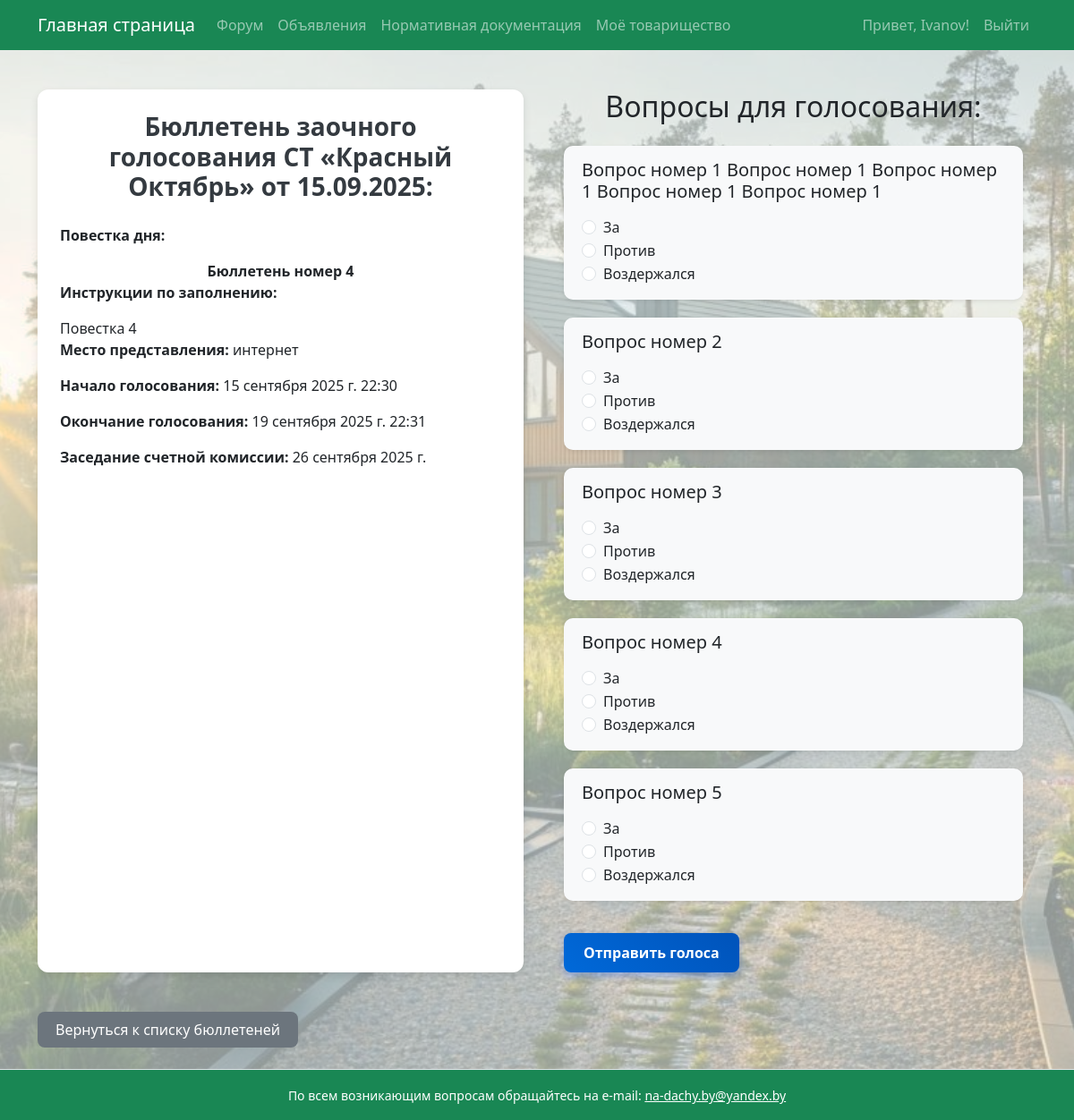
Page /ballot/7/ (signed in) on the committed database.
### garden/models.py (models this page shows, shortened)
class Community(models.Model):
    name = models.CharField(max_length=100)
    description = models.TextField(blank=True)
    legal_address = models.TextField("Юридический адрес", blank=True, null=True)
    postal_address = models.TextField("Почтовый адрес", blank=True, null=True)
    bank_details = models.TextField("Банковские реквизиты", blank=True, null=True)
    additional_info = models.TextField("Дополнительная информация", blank=True, null=True)
    messenger_group_link = models.URLField(
        "Ссылка на группу в мессенджере",
        max_length=400,
        blank=True,
        null=True,
        help_text="Ссылка на группу Viber или другую мессенджер-группу."
    )
    is_active = models.BooleanField(default=True, verbose_name="Активно на сайте")

class Ballot(models.Model):
    community = models.ForeignKey(Community, on_delete=models.CASCADE)
    agenda = models.TextField("Повестка дня общего собрания")
    instructions = models.TextField("Порядок заполнения бюллетеня", blank=True, null=True)
    submission_place = models.CharField("Место представления заполненных бюллетеней", max_length=255, blank=True, null=True)
    start_date = models.DateTimeField(default=timezone.now)
    end_date = models.DateTimeField(default=timezone.now)
    counting_commission_date = models.DateField()
    documents = models.FileField(upload_to="ballot_docs/", blank=True, null=True)
    active = models.BooleanField(default=True)
    created_at = models.DateTimeField(auto_now_add=True)

class BallotQuestion(models.Model):
    ballot = models.ForeignKey(Ballot, on_delete=models.CASCADE, related_name='questions')
    text = models.TextField("Вопрос")
    decision_project = models.TextField("Проект решения")

### garden/views.py (the view)
# urls.py: path('ballot/<int:ballot_id>/', views.ballot_vote, name='ballot_vote'),
@login_required
def ballot_vote(request, ballot_id):
    community = getattr(request.user.profile, 'community', None)
    ballot = get_object_or_404(Ballot, id=ballot_id)
    questions = ballot.questions.all()
    BallotVoteForm = modelform_factory(
        BallotVote,
        fields=['choice'],
        widgets={'choice': django_forms.RadioSelect},
    )
    forms = []
    if request.method == 'POST':
        valid = True
        forms = []
        for question in questions:
            form = BallotVoteForm(request.POST, prefix=str(question.id))
            forms.append((question, form))
            if not form.is_valid():
                valid = False
        if valid:
            with transaction.atomic():
                for question, form in forms:
                    vote, created = BallotVote.objects.get_or_create(user=request.user, question=question)
                    vote.choice = form.cleaned_data['choice']
                    vote.save()
            messages.success(request, "Спасибо, ваши голоса успешно отправлены!")
            return redirect('ballot_vote', ballot_id=ballot.id)
    else:
        forms = []
        for question in questions:
            vote = BallotVote.objects.filter(user=request.user, question=question).first()
            form = BallotVoteForm(instance=vote, prefix=str(question.id))
            forms.append((question, form))
    return render(request, 'ballot_vote.html', {'community': community,'ballot': ballot, 'forms': forms})

### garden/context_processors.py (called while the page is built)
def total_visits_processor(request):
    counter, created = PageVisit.objects.get_or_create(page_name='main_page')
    return {
        'total_visits': counter.visits
    }

def online_users_processor(request):
    now = timezone.now()
    active_threshold = now - timedelta(seconds=40)  # считаем активными за последние 40 секунд
    online_count = Profile.objects.filter(last_seen__gte=active_threshold).count()
    return {'online_users': online_count}

### garden/templates/ballot_vote.html (shortened to what this page needs)
{% extends "base.html" %}
{% block content %}
<div class="content-container">
  <div class="left-column ballot-info">
    <h3 class="text-center">Бюллетень заочного голосования СТ «{{ community.name }}» от {{ ballot.start_date|date:"d.m.Y" }}:</h3>
    <p><strong>Повестка дня:</strong></p>
    <div>{{ ballot.agenda|safe }}</div>
    <p><strong>Инструкции по заполнению:</strong></p>
    <div>{{ ballot.instructions|safe }}</div>
    <p><strong>Место представления:</strong> {{ ballot.submission_place }}</p>
    <p><strong>Начало голосования:</strong> {{ ballot.start_date }}</p>
    <p><strong>Окончание голосования:</strong> {{ ballot.end_date }}</p>
    <p><strong>Заседание счетной комиссии:</strong> {{ ballot.counting_commission_date }}</p>
  </div>
  <div class="right-column" >
    <h2 class="text-center">Вопросы для голосования:</h2>
    <form method="post" novalidate>
      {% for question, form in forms %}
        <div class="question-block shadow-sm">
          <h5>{{ question.text }}</h5>
          <div>
            {% for value, label in form.choice.field.choices %}
              {% if value != '' %}
                <div class="form-check">
                  <input class="form-check-input" type="radio" name="{{ form.choice.html_name }}" id="{{ form.choice.html_name }}_{{ forloop.counter }}" value="{{ value }}"
                    {% if form.choice.value == value %}checked{% endif %} />
                  <label class="form-check-label" for="{{ form.choice.html_name }}_{{ forloop.counter }}">
                    {{ label }}
                  </label>
                </div>
              {% endif %}
            {% endfor %}
          </div>
        </div>
      {% endfor %}
      <button type="submit" class="btn btn-primary mt-3">Отправить голоса</button>
    </form>
  </div>
</div>
<a href="{% url 'ballot_list' %}" class="btn btn-custom-gray mt-4">Вернуться к списку бюллетеней</a>
{% endblock %}

### templates/base.html (shortened to what this page needs)
<!DOCTYPE html>
<html lang="ru">
<head>
    <link rel="stylesheet" href="https://cdn.jsdelivr.net/npm/bootstrap@5.3.0/dist/css/bootstrap.min.css">
</head>
<body>
    <div class="page-container">
        <nav class="navbar navbar-expand-lg navbar-dark bg-success mb-4">
            <div class="container">
                <a class="navbar-brand" href="{% url 'main_page' %}">Главная страница</a>
                <div class="collapse navbar-collapse" id="navbarSupportedContent">
                    <ul class="navbar-nav me-auto mb-2 mb-lg-0">
                        <li class="nav-item"><a class="nav-link" href="{% url 'forum' %}">Форум</a></li>
                        <li class="nav-item"><a class="nav-link" href="{% url 'ads' %}">Объявления</a></li>
                        <li class="nav-item"><a class="nav-link" href="https://strb.by/?page_id=22" target="_blank" rel="noopener noreferrer">Нормативная документация</a></li>
                        <li class="nav-item"><a class="nav-link" href="{% url 'my_community' %}">Моё товарищество</a></li>
                    </ul>
                    <ul class="navbar-nav ms-auto mb-2 mb-lg-0">
                        {% if user.is_authenticated %}
                            <li class="nav-item">
                                <span class="nav-link">Привет, {{ user.username }}!</span>
                            </li>
                            <li class="nav-item">
                                <a class="nav-link" href="#" onclick="event.preventDefault(); document.getElementById('logout-form').submit();">
                                    Выйти
                                </a>
                            </li>
                        {% else %}
                            <li class="nav-item"><a class="nav-link" href="{% url 'login' %}">Войти</a></li>
                        {% endif %}
                    </ul>
                </div>
            </div>
        </nav>
        <main class="content-wrap container">
            {% block content %}
            {% endblock %}
        </main>
        <footer class="bg-success text-center py-3 mt-4 border-top text-white">
            <div class="container">
                <small>
                    По всем возникающим вопросам обращайтесь на e-mail:
                    <a href="mailto:na-dachy.by@yandex.by" class="text-white text-decoration-underline">
                        na-dachy.by@yandex.by
                    </a>
                </small>
            </div>
        </footer>
    </div>
</body>
</body>
</html>

### templates/base.html (style rules this page uses)
body, html { height: 100%; margin: 0; }
.page-container { min-height: 100vh; display: flex; flex-direction: column; min-height: 100vh; background-image: url('/static/images/background.jpg'); background-repeat: no-repeat; background-position: center center; background-size: cover; background-color: rgba(240, 248, 245, 0.6); background-blend-mode: lighten; }
.content-wrap { flex: 1; }

### garden/templates/ballot_vote.html (style rules this page uses)
.content-container { display: flex; gap: 30px; flex-wrap: wrap; padding: 20px 0; }
.left-column, .right-column { flex: 1 1 45%; min-width: 300px; padding: 0 15px; }
.ballot-info { background-color: #fff; border-radius: 12px; box-shadow: 0 4px 10px rgb(0 0 0 / 0.1); padding: 25px; }
.question-block { background: #f8f9fa; border-radius: 10px; box-shadow: inset 0 0 8px rgb(0 0 0 / 0.05); padding: 15px 20px; margin-bottom: 20px; }
button.btn-primary { background: linear-gradient(45deg, #0069d9, #0053ba); border: none; font-weight: 600; padding: 10px 22px; border-radius: 8px; box-shadow: 0 4px 8px rgb(0 81 250 / 0.3); transition: background 0.3s ease; }
h3.text-center { font-weight: 700; margin-bottom: 25px; color: #343a40; }
h2 { margin-bottom: 25px; color: #212529; }
label { cursor: pointer; }
.btn-custom-gray { background-color: #6c757d; color: white; padding: 8px 20px; border-radius: 8px; border: none; text-decoration: none; display: inline-block; transition: background-color 0.3s ease; }

### rows in the picture
Community: name "Красный Октябрь"
Ballot: start_date "15.09.2025", agenda "Бюллетень номер 4", instructions "Повестка 4", submission_place "интернет", start_date "15 сентября 2025 г. 22:30", end_date "19 сентября 2025 г. 22:31", counting_commission_date "26 сентября 2025 г."
BallotQuestion: text "Вопрос номер 1 Вопрос номер 1 Вопрос номер 1 Вопрос номер 1 Вопрос номер 1", choices "За" "Против" "Воздержался"
BallotQuestion: text "Вопрос номер 2", choices "За" "Против" "Воздержался"
BallotQuestion: text "Вопрос номер 3", choices "За" "Против" "Воздержался"
BallotQuestion: text "Вопрос номер 4", choices "За" "Против" "Воздержался"
BallotQuestion: text "Вопрос номер 5", choices "За" "Против" "Воздержался"

### other values in the picture
{{ user.username }} "Ivanov"
